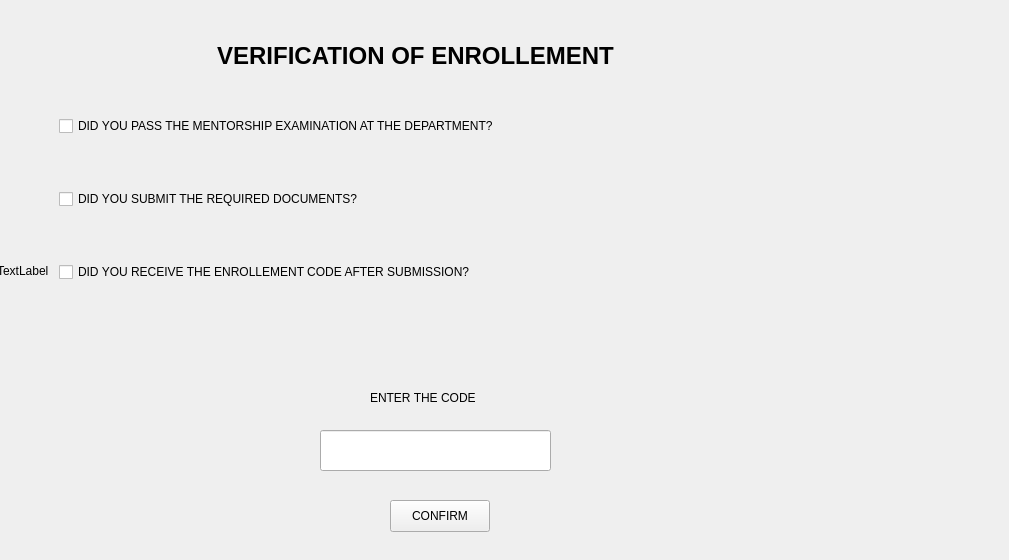
   <widget class="QWidget" name="page_4">
    <widget class="QLabel" name="label_9">
     <property name="geometry">
      <rect>
       <x>-3</x>
       <y>-5</y>
       <width>851</width>
       <height>551</height>
      </rect>
     </property>
     <property name="text">
      <string>TextLabel</string>
     </property>
     <property name="scaledContents">
      <bool>true</bool>
     </property>
    </widget>
    <widget class="QWidget" name="verticalLayoutWidget">
     <property name="geometry">
      <rect>
       <x>59</x>
       <y>69</y>
       <width>941</width>
       <height>261</height>
      </rect>
     </property>
     <layout class="QVBoxLayout" name="verticalLayout">
      <item>
       <widget class="QCheckBox" name="checkBox_2">
        <property name="text">
         <string>DID YOU PASS THE MENTORSHIP EXAMINATION AT THE DEPARTMENT?</string>
        </property>
       </widget>
      </item>
      <item>
       <widget class="QCheckBox" name="checkBox">
        <property name="text">
         <string>DID YOU SUBMIT THE REQUIRED DOCUMENTS?</string>
        </property>
       </widget>
      </item>
      <item>
       <widget class="QCheckBox" name="checkBox_3">
        <property name="layoutDirection">
         <enum>Qt::LeftToRight</enum>
        </property>
        <property name="text">
         <string>DID YOU RECEIVE THE ENROLLEMENT CODE AFTER SUBMISSION?</string>
        </property>
       </widget>
      </item>
     </layout>
    </widget>
    <widget class="QLineEdit" name="lineEdit_7">
     <property name="geometry">
      <rect>
       <x>320</x>
       <y>430</y>
       <width>231</width>
       <height>41</height>
      </rect>
     </property>
    </widget>
    <widget class="QLabel" name="label_10">
     <property name="geometry">
      <rect>
       <x>370</x>
       <y>390</y>
       <width>151</width>
       <height>16</height>
      </rect>
     </property>
     <property name="text">
      <string>ENTER THE CODE</string>
     </property>
    </widget>
    <widget class="QPushButton" name="pushButton_14">
     <property name="geometry">
      <rect>
       <x>390</x>
       <y>500</y>
       <width>100</width>
       <height>32</height>
      </rect>
     </property>
     <property name="text">
      <string>CONFIRM</string>
     </property>
    </widget>
    <widget class="QLabel" name="label_11">
     <property name="geometry">
      <rect>
       <x>100</x>
       <y>10</y>
       <width>631</width>
       <height>91</height>
      </rect>
     </property>
     <property name="font">
      <font>
       <family>Arial</family>
       <pointsize>18</pointsize>
       <bold>true</bold>
      </font>
     </property>
     <property name="text">
      <string>VERIFICATION OF ENROLLEMENT</string>
     </property>
     <property name="alignment">
      <set>Qt::AlignCenter</set>
     </property>
    </widget>
   </widget>
